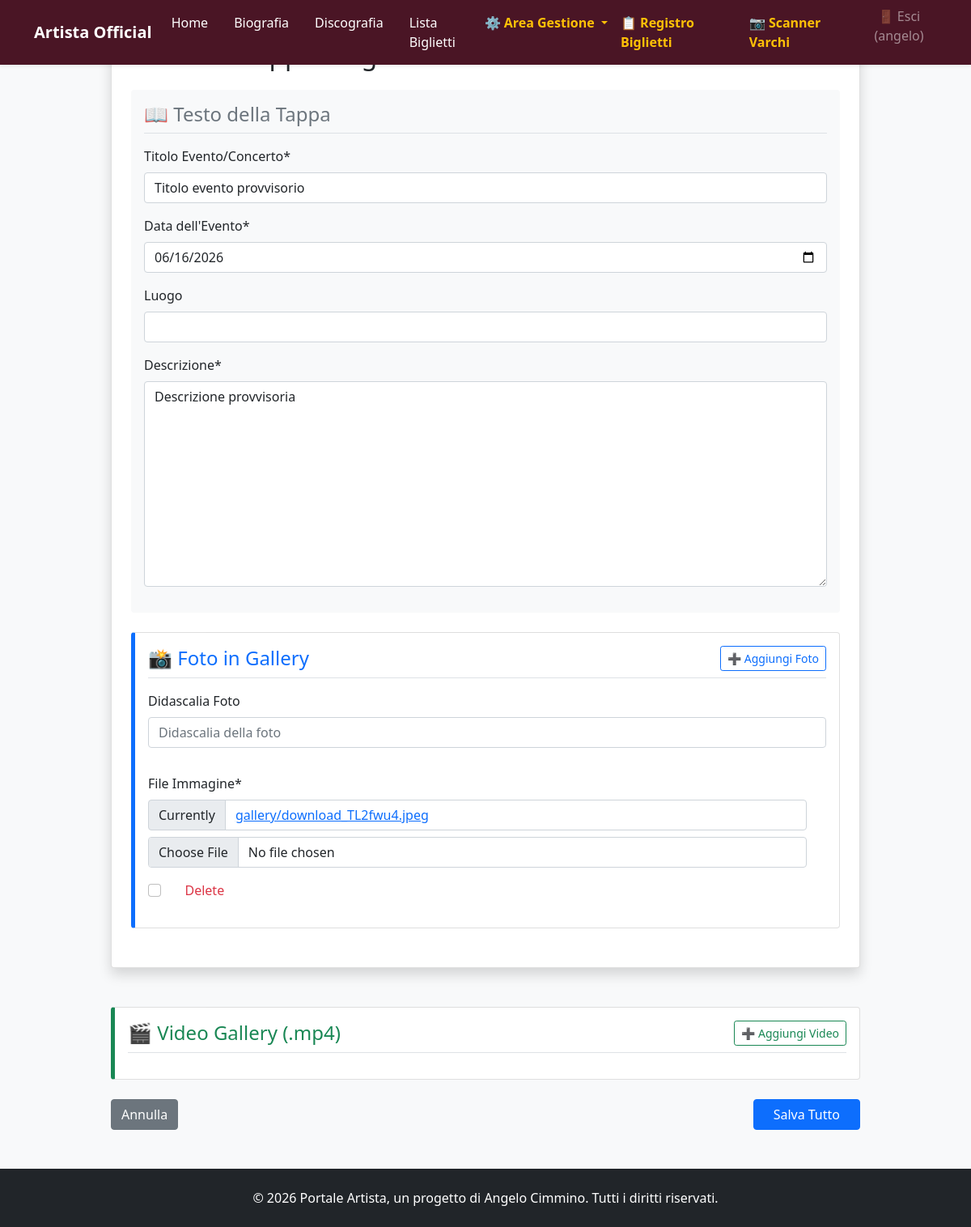
/biografie/2/modifica/ (signed in), run on an earlier commit of the app's database.
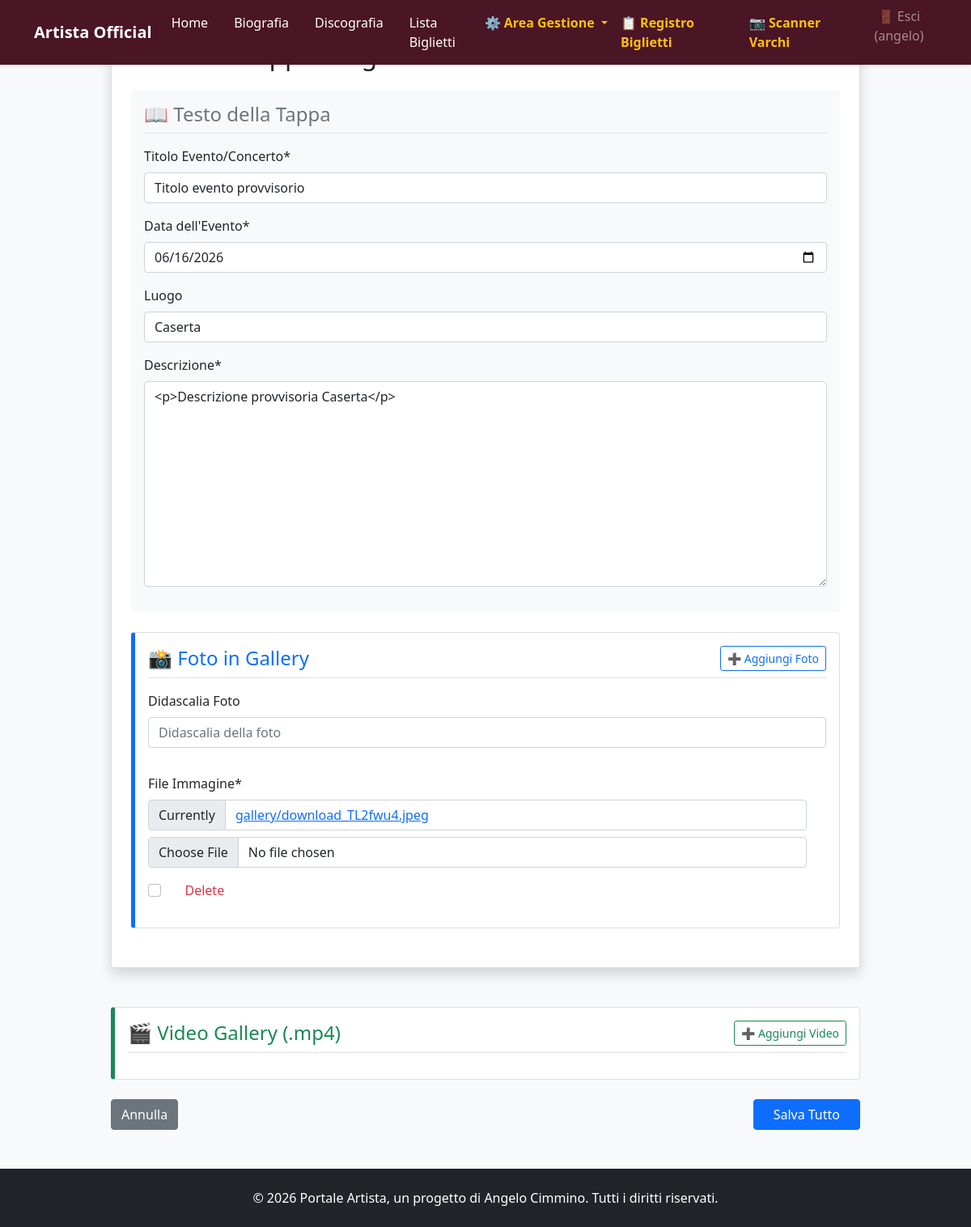
And on a later commit of the database.
### tributo/models.py (models this page shows, shortened)
class Biografia(models.Model):
    titolo_evento = models.CharField(max_length=200, verbose_name="Titolo Evento/Concerto")
    data_evento = models.DateField(verbose_name="Data dell'Evento")
    descrizione = CKEditor5Field('Descrizione dettagliata', config_name='default')
    luogo = models.CharField(max_length=200, blank=True, null=True, verbose_name="Luogo")
    class Meta:
        verbose_name_plural = "Biografie"

### tributo/views.py (the view, shortened to what this page needs)
# urls.py: path('biografie/<int:pk>/modifica/', views.BiografiaUpdateView.as_view(), name='biografia_update'),
class BiografiaUpdateView(LoginRequiredMixin, UpdateView):
    model = Biografia
    form_class = BiografiaForm
    template_name = 'tributo/biografia_form.html'
    success_url = reverse_lazy('biografia_list')
    def get_context_data(self, **kwargs):
        data = super().get_context_data(**kwargs)
        if self.request.POST:
            data['foto_formset'] = FotoGalleryFormSet(self.request.POST, self.request.FILES, instance=self.object)
            data['video_formset'] = VideoGalleryFormSet(self.request.POST, self.request.FILES, instance=self.object)
        else:
            data['foto_formset'] = FotoGalleryFormSet(instance=self.object)
            data['video_formset'] = VideoGalleryFormSet(instance=self.object)
        return data

### tributo/forms.py
class BiografiaForm(forms.ModelForm):
    class Meta:
        model = Biografia
        fields = ['titolo_evento', 'data_evento', 'luogo', 'descrizione']
        widgets = {
            'data_evento': forms.DateInput(attrs={'type': 'date'}, format='%Y-%m-%d'),
        }
    def __init__(self, *args, **kwargs):
        super().__init__(*args, **kwargs)
        self.fields['data_evento'].input_formats = ['%Y-%m-%d']

### tributo/templates/tributo/biografia_form.html (shortened to what this page needs)
{% extends 'tributo/base.html' %}
{% load crispy_forms_tags %}
{% block content %}
<div class="container mt-4">
    <div class="row justify-content-center">
        <div class="col-lg-10 col-md-12">
            <div class="card shadow p-4 mb-5">
                <h2 class="mb-4">{% if form.instance.pk %}Modifica{% else %}Nuova{% endif %} Tappa Biografica</h2>
                <form method="post" enctype="multipart/form-data" id="biografia-form">
                    <div class="card bg-light p-3 mb-4 border-0">
                        <h4 class="mb-3 text-secondary border-bottom pb-2">📖 Testo della Tappa</h4>
                        {{ form|crispy }}
                    </div>
                    <div class="card p-3 mb-4" style="border-left: 5px solid #0d6efd;">
                        <div class="d-flex justify-content-between align-items-center mb-3 border-bottom pb-2">
                            <h4 class="text-primary mb-0">📸 Foto in Gallery</h4>
                            <button type="button" class="btn btn-sm btn-outline-primary" id="add-foto-btn">➕ Aggiungi Foto</button>
                        </div>
                        <div id="foto-formset-container">
                            {% for foto_form in foto_formset %}
                                <div class="row g-3 align-items-center mb-3 item-form-row-foto">
                                    <div class="col-md-12">{{ foto_form.titolo_foto|as_crispy_field }}</div>
                                </div>
                                <div class="row col-md-12">
                                    <div>
                                        {{ foto_form.immagine|as_crispy_field }}
                                    </div>
                                </div>
                                    {% if foto_formset.can_delete and foto_form.instance.pk %}
                                        <div class="row col-md-2 text-danger text-center">
                                            {{ foto_form.DELETE|as_crispy_field }}
                                        </div>
                                    {% endif %}
                                </div>
                            {% endfor %}
                        </div>
                    </div>
                    <div class="card p-3 mb-4" style="border-left: 5px solid #198754;">
                        <div class="d-flex justify-content-between align-items-center mb-3 border-bottom pb-2">
                            <h4 class="text-success mb-0">🎬 Video Gallery (.mp4)</h4>
                            <button type="button" class="btn btn-sm btn-outline-success" id="add-video-btn">➕ Aggiungi Video</button>
                        </div>
                    </div>
                    <div class="d-flex justify-content-between mt-4">
                        <a href="{% url 'biografia_list' %}" class="btn btn-secondary">Annulla</a>
                        <button type="submit" class="btn btn-primary px-4">Salva Tutto</button>
                    </div>
            </div>
        </div>
    </div>
{% endblock %}

What changed in the data, as far as the page shows it:
changed Biografia "Titolo evento provvisorio": luogo (not shown) → "Caserta"; descrizione "Descrizione provvisoria" → "<p>Descrizione provvisoria Caserta</p>"
